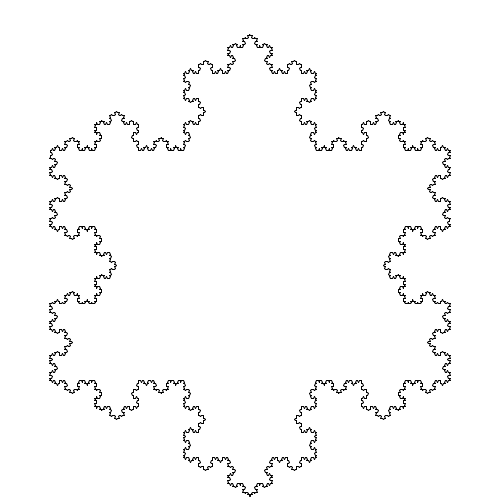
Frame 1 (no input)
Frame 60 (the mouse pressed at the canvas centre just before this capture): identical to frame 1, image omitted
Frame 120 (the mouse held since frame 60 and released just before this capture): identical to frame 1, image omitted

The Processing sketch that drew this single still picture (run headless with seeded random() and noise(); from frame 60 on, the mouse is pressed at the canvas centre):

// Processing sketch: sketch_150331b
// ── sketch_150331b.pde
class KochLine {
  

  //[full] A line between two points: start and end
  PVector start;
  PVector end;
  //[end]

  KochLine(PVector a, PVector b)
  {
    start = a.get();
    end = b.get();
  }

  void display() 
  {
    stroke(0);
    // Draw the line from PVector start to end.
    line(start.x, start.y, end.x, end.y);
  }
  
  
  PVector kochA() 
{
    // Note the use of get(), which returns a copy of the PVector. As was noted in
    // Chapter 6, section 14, we want to avoid making copies whenever
    // possible, but here we will need a new PVector in case we want the segments to move
    // independently of each other.
    print(start.get());
    return start.get();
  }

  PVector kochE()
  {
    print(end.get());
    return end.get();
  }
  
  PVector kochB() {
    // PVector from start to end
    PVector v = PVector.sub(end, start);
    // One-third the length
    v.div(3);
    // Add that PVector to the beginning of the line
    // to find the new point.
    v.add(start);
    print(v);
    return v;
  }

  PVector kochD() {
    PVector v = PVector.sub(end, start);
    print(v);
    // Same thing here, only we need to move two-thirds
    // along the line instead of one-third.
    v.mult(2/3.0);
    print(v);
    print(start);
    v.add(start);
    print(v);
    return v;
  }
  
  
  
    PVector kochC() {
    // Start at the beginning.
    PVector a = start.get();
    
    PVector v = PVector.sub(end, start);
    // Move 1/3rd of the way to point B.
    v.div(3);
    a.add(v);
    print(a);
    // Rotate “above” the line 60 degrees.
    v.rotate(-radians(60));
    // Move along that vector to point C.
    a.add(v);
    print(a);
    return a;
  }
}

ArrayList<KochLine> lines;

void setup() {
  size(500, 500);
  background(255);
  lines = new ArrayList<KochLine>();
  PVector start = new PVector(50, 150);
  PVector end   = new PVector(width-50, 150);
 
  PVector v = PVector.sub(end,start);
  PVector a = start.get();
  v.rotate(radians(60));
  a.add(v);
  PVector v1 = PVector.sub(start,end);
  PVector a1 = end.get();
  v1.rotate(-radians(60));
  a1.add(v1);
  lines.add(new KochLine(start, end));
  lines.add(new KochLine(end, a1));
  lines.add(new KochLine(a, start));

  // Arbitrarily apply the Koch rules five times.
  for (int i = 0; i < 5; i++) {
    generate();
  }
}

void draw() {
  background(255);
  for (KochLine l : lines) {
    l.display();
  }
}

void generate() {
  ArrayList next = new ArrayList<KochLine>();
  for (KochLine l : lines) {

    //[full] The KochLine object has five functions,
    // each of which return a PVector according
    // to the Koch rules.
    PVector a = l.kochA();
    PVector b = l.kochB();
    PVector c = l.kochC();
    PVector d = l.kochD();
    PVector e = l.kochE();
    //[end]

    next.add(new KochLine(a, b));
    next.add(new KochLine(b, c));
    next.add(new KochLine(c, d));
    next.add(new KochLine(d, e));
  }

  lines = next;
}
